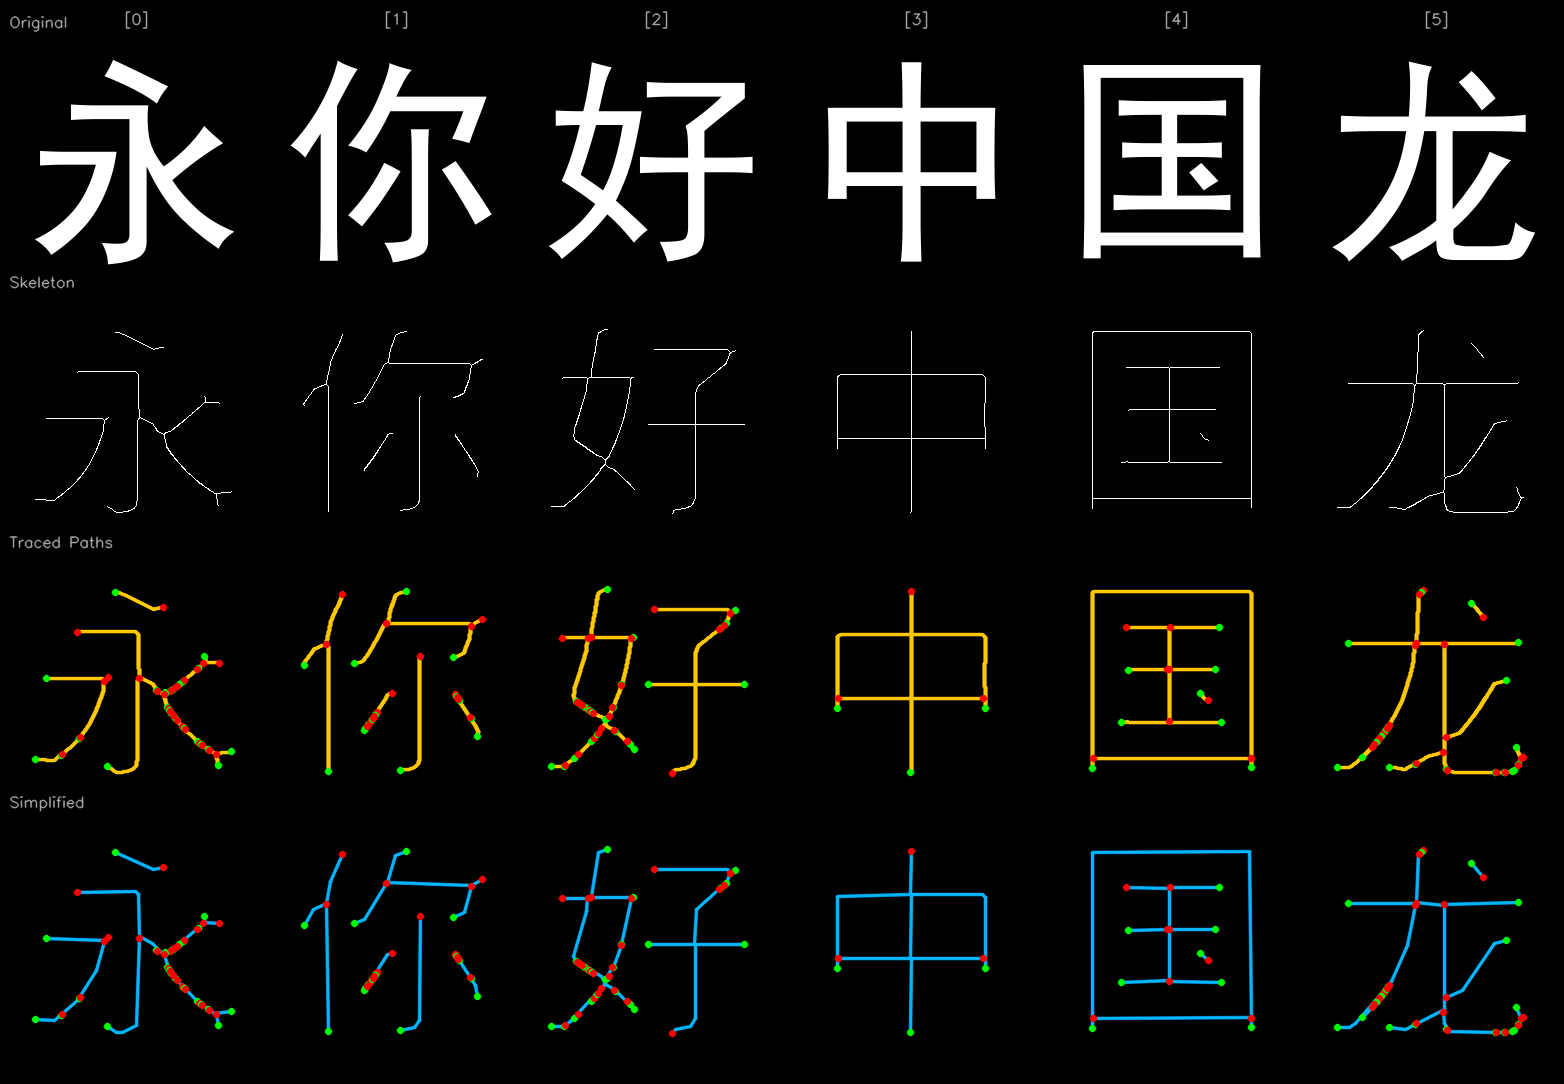

Generate this figure with Python:
"""
Demo: Convert normal Chinese font glyphs to single-stroke centerline paths.

Pipeline:
  1. Render TTF glyph at high resolution (white on black)
  2. Zhang-Suen thinning → 1px skeleton
  3. Trace skeleton pixels into polyline paths
  4. Simplify paths with Ramer-Douglas-Peucker

Output: side-by-side comparison image showing original vs single-stroke for several characters.
"""

import numpy as np
import cv2
from PIL import Image, ImageDraw, ImageFont
from collections import deque
import os

# ─── Settings ───────────────────────────────────────────────────
CHARS = "永你好中国龙"  # test characters ('永' has all 8 stroke types)
GLYPH_SIZE = 256         # render resolution per glyph
FONT_SIZE = 220          # TTF font size
OUTPUT_PATH = os.path.join(os.path.dirname(__file__), "single_stroke_demo.png")

# Try common Chinese fonts on Windows
FONT_CANDIDATES = [
    "C:/Windows/Fonts/simhei.ttf",    # SimHei (黑体)
    "C:/Windows/Fonts/simsun.ttc",     # SimSun (宋体)
    "C:/Windows/Fonts/msyh.ttc",       # Microsoft YaHei
    "C:/Windows/Fonts/simkai.ttf",     # KaiTi (楷体)
]


def find_font():
    for path in FONT_CANDIDATES:
        if os.path.exists(path):
            return path
    raise FileNotFoundError("No Chinese font found. Install SimHei or SimSun.")


def render_glyph(char: str, font: ImageFont.FreeTypeFont, size: int) -> np.ndarray:
    """Render a single character to a binary numpy array (white glyph on black)."""
    img = Image.new("L", (size, size), 0)
    draw = ImageDraw.Draw(img)
    bbox = draw.textbbox((0, 0), char, font=font)
    w, h = bbox[2] - bbox[0], bbox[3] - bbox[1]
    x = (size - w) // 2 - bbox[0]
    y = (size - h) // 2 - bbox[1]
    draw.text((x, y), char, fill=255, font=font)
    return np.array(img)


def thin_glyph(binary: np.ndarray) -> np.ndarray:
    """Apply Zhang-Suen thinning to get 1px skeleton."""
    # Threshold to pure binary
    _, bw = cv2.threshold(binary, 128, 255, cv2.THRESH_BINARY)
    # Thinning
    skeleton = cv2.ximgproc.thinning(bw, thinningType=cv2.ximgproc.THINNING_ZHANGSUEN)
    return skeleton


def trace_skeleton(skeleton: np.ndarray) -> list:
    """Trace skeleton pixels into polyline paths using connected-component walking."""
    h, w = skeleton.shape
    visited = np.zeros((h, w), dtype=bool)
    paths = []

    # Find all skeleton pixels
    skel_pts = set(zip(*np.where(skeleton > 0)))

    # 8-connected neighbors
    NEIGHBORS = [(-1, -1), (-1, 0), (-1, 1), (0, -1), (0, 1), (1, -1), (1, 0), (1, 1)]

    def get_neighbors(r, c):
        result = []
        for dr, dc in NEIGHBORS:
            nr, nc = r + dr, c + dc
            if 0 <= nr < h and 0 <= nc < w and (nr, nc) in skel_pts and not visited[nr, nc]:
                result.append((nr, nc))
        return result

    # Find endpoints and junctions
    def degree(r, c):
        count = 0
        for dr, dc in NEIGHBORS:
            nr, nc = r + dr, c + dc
            if (nr, nc) in skel_pts:
                count += 1
        return count

    # Start tracing from endpoints (degree 1) first, then any unvisited pixel
    endpoints = [(r, c) for r, c in skel_pts if degree(r, c) == 1]
    start_candidates = endpoints + list(skel_pts)

    for start in start_candidates:
        r, c = start
        if visited[r, c]:
            continue

        # Trace a path from this point
        path = [(c, r)]  # store as (x, y)
        visited[r, c] = True
        current = (r, c)

        while True:
            neighbors = get_neighbors(*current)
            if not neighbors:
                break
            # Pick the neighbor (prefer continuing in same direction)
            next_pt = neighbors[0]
            visited[next_pt[0], next_pt[1]] = True
            path.append((next_pt[1], next_pt[0]))  # (x, y)
            current = next_pt

        if len(path) >= 2:
            paths.append(np.array(path, dtype=np.float32))

    return paths


def simplify_paths(paths: list, epsilon: float = 1.5) -> list:
    """Simplify polylines with Ramer-Douglas-Peucker algorithm."""
    simplified = []
    for path in paths:
        if len(path) < 3:
            simplified.append(path)
            continue
        # cv2.approxPolyDP expects specific shape
        pts = path.reshape(-1, 1, 2)
        approx = cv2.approxPolyDP(pts, epsilon, closed=False)
        simplified.append(approx.reshape(-1, 2))
    return simplified


def draw_paths_on_image(img: np.ndarray, paths: list, color=(0, 200, 255), thickness=2):
    """Draw polyline paths on a color image."""
    for path in paths:
        pts = path.astype(np.int32)
        for i in range(len(pts) - 1):
            cv2.line(img, tuple(pts[i]), tuple(pts[i + 1]), color, thickness, cv2.LINE_AA)
        # Draw small circles at path endpoints
        if len(pts) >= 1:
            cv2.circle(img, tuple(pts[0]), 3, (0, 255, 0), -1, cv2.LINE_AA)
            cv2.circle(img, tuple(pts[-1]), 3, (0, 0, 255), -1, cv2.LINE_AA)


def main():
    font_path = find_font()
    print(f"Using font: {font_path}")
    font = ImageFont.truetype(font_path, FONT_SIZE)

    n = len(CHARS)
    # Layout: 4 rows x n columns
    # Row 0: Original glyph
    # Row 1: Skeleton (thinned)
    # Row 2: Traced paths (colored)
    # Row 3: Simplified paths on clean background
    rows = 4
    margin = 4
    cell = GLYPH_SIZE + margin
    canvas_w = cell * n + margin
    canvas_h = cell * rows + margin + 40  # extra for labels
    canvas = np.zeros((canvas_h, canvas_w, 3), dtype=np.uint8)

    # Row labels
    labels = ["Original", "Skeleton", "Traced Paths", "Simplified"]

    for i, char in enumerate(CHARS):
        print(f"Processing '{char}'...")
        x0 = margin + i * cell
        glyph = render_glyph(char, font, GLYPH_SIZE)

        # Row 0: Original
        y0 = margin + 30
        glyph_rgb = cv2.cvtColor(glyph, cv2.COLOR_GRAY2BGR)
        canvas[y0:y0 + GLYPH_SIZE, x0:x0 + GLYPH_SIZE] = glyph_rgb

        # Thin
        skeleton = thin_glyph(glyph)

        # Row 1: Skeleton
        y1 = y0 + cell
        skel_rgb = cv2.cvtColor(skeleton, cv2.COLOR_GRAY2BGR)
        canvas[y1:y1 + GLYPH_SIZE, x0:x0 + GLYPH_SIZE] = skel_rgb

        # Trace paths
        paths = trace_skeleton(skeleton)
        total_pts = sum(len(p) for p in paths)

        # Row 2: Traced paths
        y2 = y1 + cell
        traced_img = np.zeros((GLYPH_SIZE, GLYPH_SIZE, 3), dtype=np.uint8)
        draw_paths_on_image(traced_img, paths, color=(0, 200, 255), thickness=2)
        canvas[y2:y2 + GLYPH_SIZE, x0:x0 + GLYPH_SIZE] = traced_img

        # Simplify
        simplified = simplify_paths(paths, epsilon=2.0)
        simp_pts = sum(len(p) for p in simplified)

        # Row 3: Simplified
        y3 = y2 + cell
        simp_img = np.zeros((GLYPH_SIZE, GLYPH_SIZE, 3), dtype=np.uint8)
        draw_paths_on_image(simp_img, simplified, color=(255, 180, 0), thickness=2)
        canvas[y3:y3 + GLYPH_SIZE, x0:x0 + GLYPH_SIZE] = simp_img

        print(f"  '{char}': {len(paths)} paths, {total_pts} pts -> {simp_pts} pts simplified")

    # Add row labels on the left side
    for r, label in enumerate(labels):
        y = margin + 30 + r * cell + GLYPH_SIZE // 2
        cv2.putText(canvas, label, (margin + 5, margin + 25 + r * cell - 2),
                    cv2.FONT_HERSHEY_SIMPLEX, 0.5, (180, 180, 180), 1, cv2.LINE_AA)

    # Add column labels (characters)
    for i, char in enumerate(CHARS):
        x = margin + i * cell + GLYPH_SIZE // 2 - 8
        # Can't render Chinese in OpenCV easily, use index
        cv2.putText(canvas, f"[{i}]", (x, margin + 20),
                    cv2.FONT_HERSHEY_SIMPLEX, 0.5, (180, 180, 180), 1, cv2.LINE_AA)

    cv2.imwrite(OUTPUT_PATH, canvas)
    print(f"\nOutput saved to: {OUTPUT_PATH}")
    print(f"Characters: {CHARS}")


if __name__ == "__main__":
    main()
